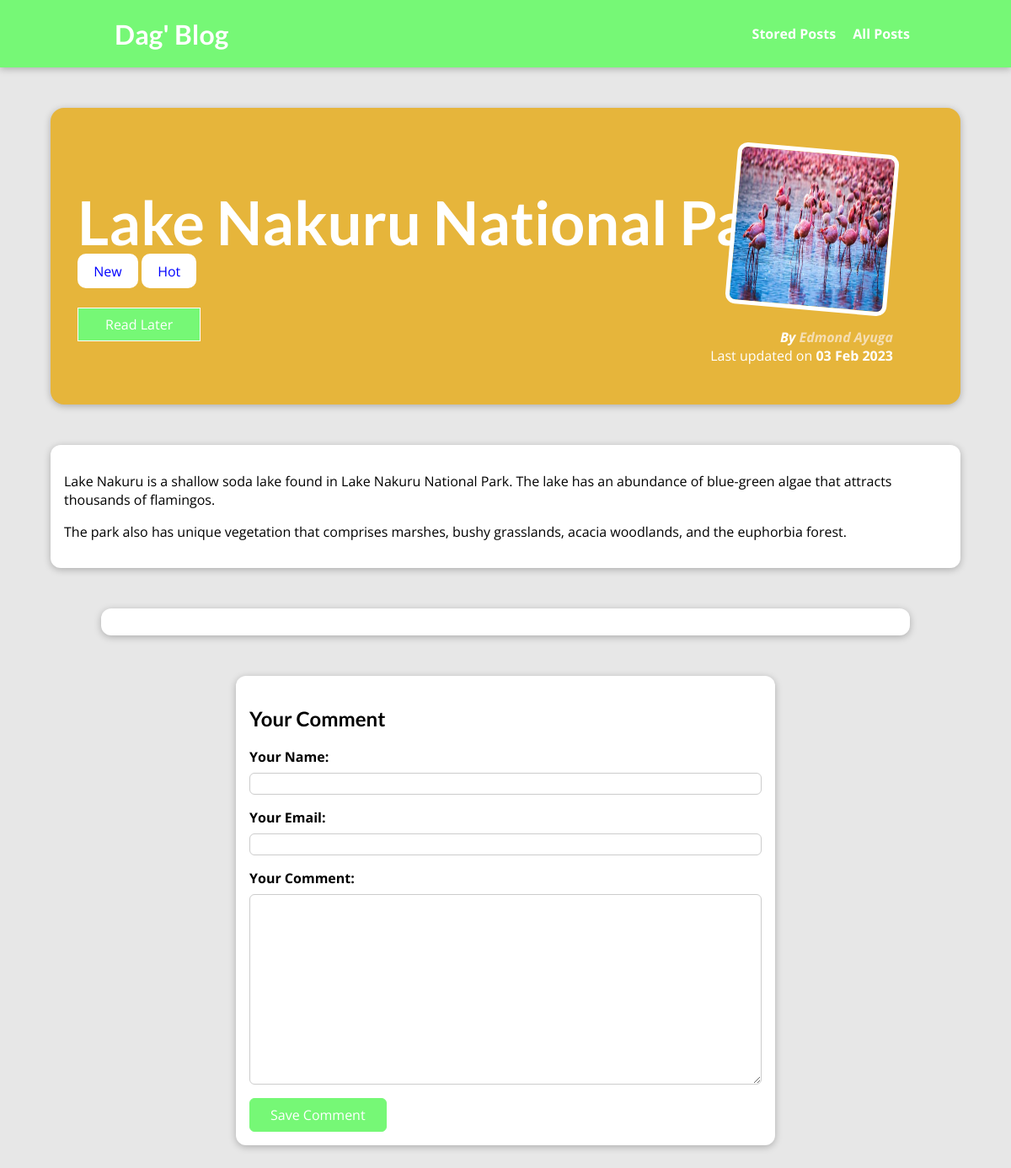
The page /posts/lake-nakuru-national-park on the database its author committed.
### blog/models.py (models this page shows, shortened)
class Post(models.Model):
    title = models.CharField(max_length=100)
    excerpt = models.CharField(max_length=200)
    image = models.ImageField(upload_to="posts", null=True)
    date = models.DateField(auto_now=True)
    slug = models.SlugField(unique=True, db_index=True)
    content = models.TextField(validators=[MinLengthValidator(10)])
    author = models.ForeignKey(
        Author, on_delete=models.SET_NULL, null=True, related_name="posts")
    tags = models.ManyToManyField(Tag)

class Tag(models.Model):
    caption = models.CharField(max_length=25)

class Author(models.Model):
    first_name = models.CharField(max_length=60)
    last_name = models.CharField(max_length=60)
    email_address = models.EmailField()
    def full_name(self):
        return f"{self.first_name} {self.last_name}"
    def __str__(self):
        return self.full_name()

### blog/views.py (the view, shortened to what this page needs)
# urls.py: path("posts/<slug:slug>", views.singlepostview.as_view(), name="post-detail-page"),
class singlepostview(View):
    def is_stored_post(self, request, post_id):
        stored_posts = request.session.get("stored_posts")
        if stored_posts is not None:
            is_saved_for_later = post_id in stored_posts
        else:
            is_saved_for_later = False
        return is_saved_for_later
    def get(self, request, slug):
      post = Post.objects.get(slug=slug)
      context = {
          "post": post,
          "post_tags": post.tags.all(),
          "comment_form": commentform(),
          "comments": post.comments.all().order_by("-id"),
          "saved_for_later": self.is_stored_post(request, post.id)
      }
      return render(request, "blog/post-detail.html", context)

### blog/forms.py
class commentform(forms.ModelForm):
    class Meta:
        model = comment
        exclude = ["post"]
        labels = {
            "user_name": "Your Name",
            "user_email": "Your Email",
            "text": "Your Comment"
        }

### blog/templates/blog/post-detail.html (shortened to what this page needs)
{% extends "base.html" %}
{% load static %}
{% block css_files %}
    <link rel="stylesheet" href="{% static "blog/post-detail.css" %}" />
{% endblock %}
{% block content %}
    <section id="summary">
        <h2>{{post.title}}</h2>
        <div>
            {% for tag in post_tags %}
                <span class="tag">{{ tag.caption }}</span>
            {% endfor %}
        </div>
        <div id="read-later">
            <form action="{% url "read-later" %}" method="POST">
                <button>
                    {% if saved_for_later %}
                        Remove from "Read Later" List
                    {% else %}
                        Read Later
                    {% endif %}
                </button>
            </form>
        </div>
        <article>
            <img src="{{ post.image.url }}" alt="{{post.title}}" />
            <address>By <a href="mailto:{{ post.author.email_address }}">{{post.author}}</a></address>
            <div>Last updated on <time>{{post.date|date:"d M Y"}}</time></div>
        </article>
    </section>
    <main>
        {{post.content|linebreaks }}
    </main>
    <section id="comments">
    </section>
    <section id="comment-form">
        <h2>Your Comment</h2>
        <form action="{% url "post-detail-page" post.slug %}" method="POST">
            {% for form_field in comment_form %}
                <div class="form-control {% if form_field.errors %}invalid{% endif %}">
                    {{ form_field.label_tag }}
                    {{ form_field }}
                </div>
            {% endfor %}
            <button>Save Comment</button>
        </form>
    </section>
{% endblock %}

### static/app.css (style rules this page uses)
* { box-sizing: border-box; }
html { font-family: "Open Sans", "Lato", sans-serif; }
body { margin: 0; }
h1, h2, h3 { font-family: "Lato", sans-serif; font-weight: bold; }

### blog/static/blog/post-detail.css (style rules this page uses)
body { background-color: #e7e7e7; }
#summary { margin: 8rem auto 3rem auto; padding: 2rem; width: 90%; max-width: 90rem; border-radius: 16px; background-color: #e6b53b; position: relative; box-shadow: 0 2px 8px rgba(0, 0, 0, 0.25); height: 22rem; }
#summary h2 { color: white; font-size: 4.5rem; margin-bottom: 0.3rem; }
#summary article { position: absolute; top: 2rem; right: 3rem; padding: 1rem 2rem; border-radius: 12px; text-align: right; color: white; }
#summary article img { width: 12rem; height: 12rem; border-radius: 12px; transform: rotateZ(5deg); border: 5px solid white; margin-bottom: 1rem; }
#summary address { font-weight: bold; }
#summary time { font-weight: bold; }
#read-later { margin: 2rem 0; }
#read-later button { background-color: #76f876; border: 1px solid white; padding: 0.5rem 2rem; font: inherit; color: white; cursor: pointer; }
#summary a { color: wheat; text-decoration: none; }
main { width: 90%; max-width: 90rem; margin: 3rem auto; background-color: white; padding: 1rem; border-radius: 12px; box-shadow: 0 2px 8px rgba(0, 0, 0, 0.25); }
.tag { background-color: white; color: blue; padding: 0.6rem 1.2rem; border-radius: 10px; }
#comment-form { margin: 3rem auto; width: 90%; max-width: 40rem; border-radius: 12px; background-color: white; box-shadow: 0 2px 8px rgba(0, 0, 0, 0.25); padding: 1rem; }
#comment-form button { font: inherit; background-color: #76f876; color: white; border: 1px solid #76f876; padding: 0.5rem 1.5rem; border-radius: 6px; cursor: pointer; }
.form-control { margin-bottom: 1rem; }
.form-control label { font-weight: bold; margin-bottom: 0.5rem; display: block; }
.form-control input, .form-control textarea { display: block; width: 100%; font: inherit; padding: 0.25; border-radius: 6px; border: 1px solid #ccc; }
#comments { margin: 3rem auto; width: 90%; max-width: 60rem; border-radius: 12px; background-color: white; box-shadow: 0 2px 8px rgba(0, 0, 0, 0.25); padding: 1rem 2rem; }

### rows shown on the page
Post: title "Lake Nakuru National Park", image (picture), author "Edmond Ayuga", date "03 Feb 2023", content "Lake Nakuru is a shallow soda lake found in Lake Nakuru National Park. The lake has an abundance of blue-green algae that attracts thousands of flamingos. The park also has unique vegetation that comprises marshes, bushy grasslands, acacia woodlands, and the euphorbia forest."
Tag: caption "New"
Tag: caption "Hot"
